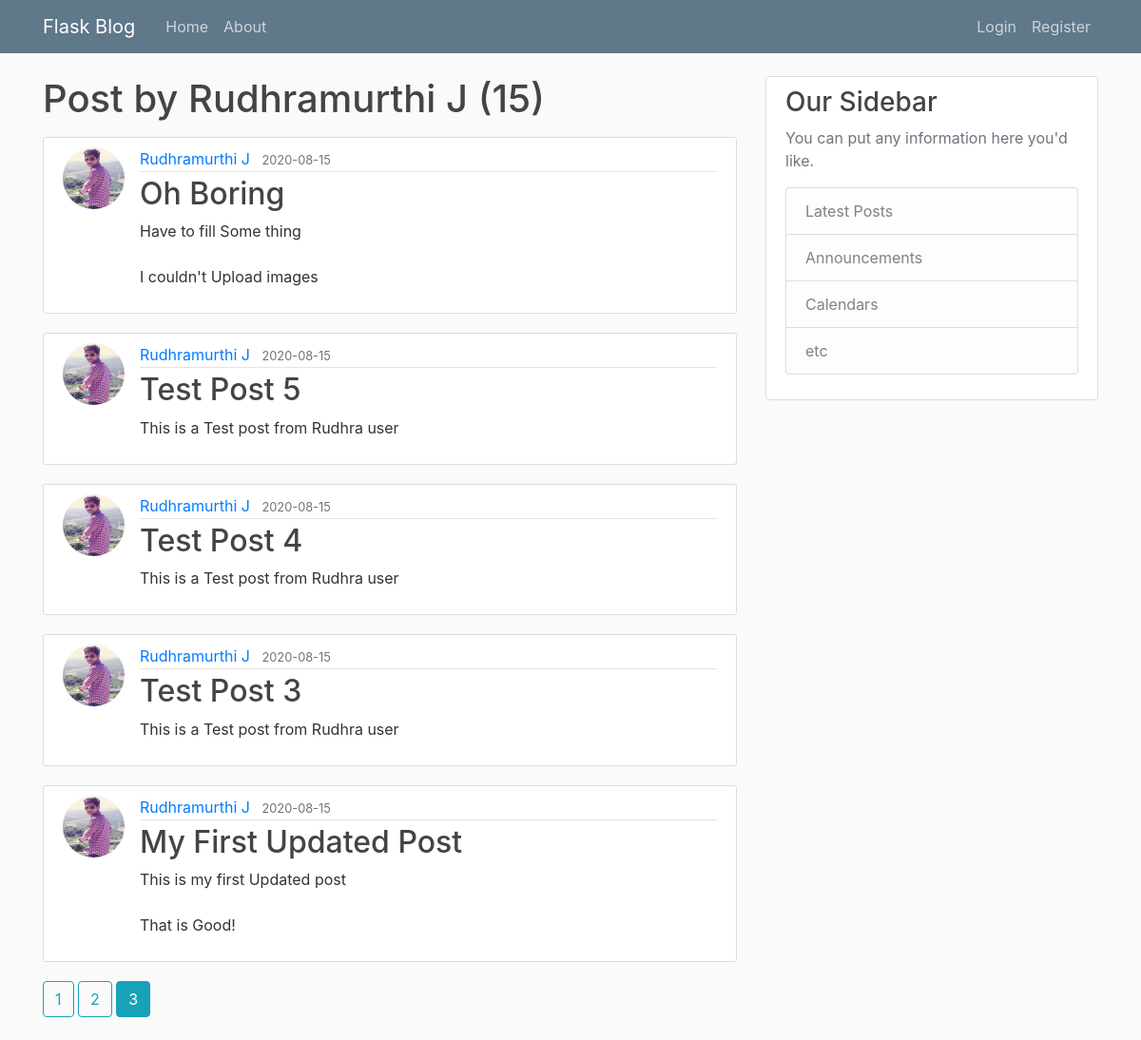
Screenshot of /user/Rudhramurthi J?page=3 with the database file from the repository.
### flaskblog/models.py (models this page shows, shortened)
class User(db.Model, UserMixin):
    id = db.Column(db.Integer, primary_key=True)
    username = db.Column(db.String(20), unique=True, nullable=False)
    email = db.Column(db.String(120), unique=True, nullable=False)
    image_file = db.Column(db.String(20), nullable=False, default='default.jpg')
    password = db.Column(db.String(60), nullable=False)
    posts = db.relationship('Post', backref='author', lazy=True)

class Post(db.Model):
    id = db.Column(db.Integer, primary_key=True)
    title = db.Column(db.String(100), nullable=False)
    date_posted = db.Column(db.DateTime, nullable=False, default=datetime.utcnow)
    content = db.Column(db.Text, nullable=False)
    user_id = db.Column(db.Integer, db.ForeignKey('user.id'), nullable=False)

### flaskblog/routes.py (the view)
@app.route('/user/<string:username>')
def user_posts(username):
    page = request.args.get('page', 1, type=int)
    user = User.query.filter_by(username=username).first_or_404()
    posts = Post.query.filter_by(author=user) \
        .order_by(Post.date_posted.desc()) \
        .paginate(page=page, per_page=5)
    return render_template("user_posts.html", posts=posts, user=user)

### flaskblog/Templates/user_posts.html
{% extends "layout.html" %}
{% block content %}
    <h1 class="mb-3">Post by {{user.username}} ({{posts.total}})</h1>
    {% for post in posts.items %}
        <article class="media content-section">
          <img class="rounded-circle article-img" src="{{url_for('static', filename='profile_pics/' + post.author.image_file)}}">
          <div class="media-body">
            <div class="article-metadata">
              <a class="mr-2" href="{{url_for('user_posts', username=post.author.username)}}">{{ post.author.username }}</a>
              <small class="text-muted">{{ post.date_posted.strftime('%Y-%m-%d') }}</small>
            </div>
            <h2><a class="article-title" href="{{url_for('post', post_id=post.id)}}">{{ post.title }}</a></h2>
            <p class="article-content">{{ post.content }}</p>
          </div>
        </article>
    {% endfor %}
    {% for page_num in posts.iter_pages(left_edge=1, right_edge=1, left_current=1, right_current=2) %}
        {% if page_num %}
            {% if posts.page == page_num %}
                <a class="btn btn-info mb-4" href="{{url_for('user_posts', username=user.username, page=page_num)}}">{{page_num}}</a>
            {% else %}
                <a class="btn btn-outline-info mb-4" href="{{url_for('user_posts', username=user.username, page=page_num)}}">{{page_num}}</a>
            {% endif %}
        {% else %}
            ...
        {% endif %}
    {% endfor %}
{% endblock content %}

### flaskblog/static/main.css (style rules this page uses)
body { background: #fafafa; color: #333333; margin-top: 5rem; }
h1, h2, h3, h4, h5, h6 { color: #444444; }
.content-section { background: #ffffff; padding: 10px 20px; border: 1px solid #dddddd; border-radius: 3px; margin-bottom: 20px; }
.article-title { color: #444444; }
.article-content { white-space: pre-line; }
.article-img { height: 65px; width: 65px; margin-right: 16px; }
.article-metadata { padding-bottom: 1px; margin-bottom: 4px; border-bottom: 1px solid #e3e3e3 }

### rows the page displays
User: username "Rudhramurthi J"
Post: image_file (picture), author.username "Rudhramurthi J", date_posted "2020-08-15", title "Oh Boring", content "Have to fill Some thing I couldn't Upload images"
Post: image_file (picture), author.username "Rudhramurthi J", date_posted "2020-08-15", title "Test Post 5", content "This is a Test post from Rudhra user"
Post: image_file (picture), author.username "Rudhramurthi J", date_posted "2020-08-15", title "Test Post 4", content "This is a Test post from Rudhra user"
Post: image_file (picture), author.username "Rudhramurthi J", date_posted "2020-08-15", title "Test Post 3", content "This is a Test post from Rudhra user"
Post: image_file (picture), author.username "Rudhramurthi J", date_posted "2020-08-15", title "My First Updated Post", content "This is my first Updated post That is Good!"

### other values shown
{{ posts.total }} "15"
{{ page_num }} "1" "2"
{{ page_num }} "3"
